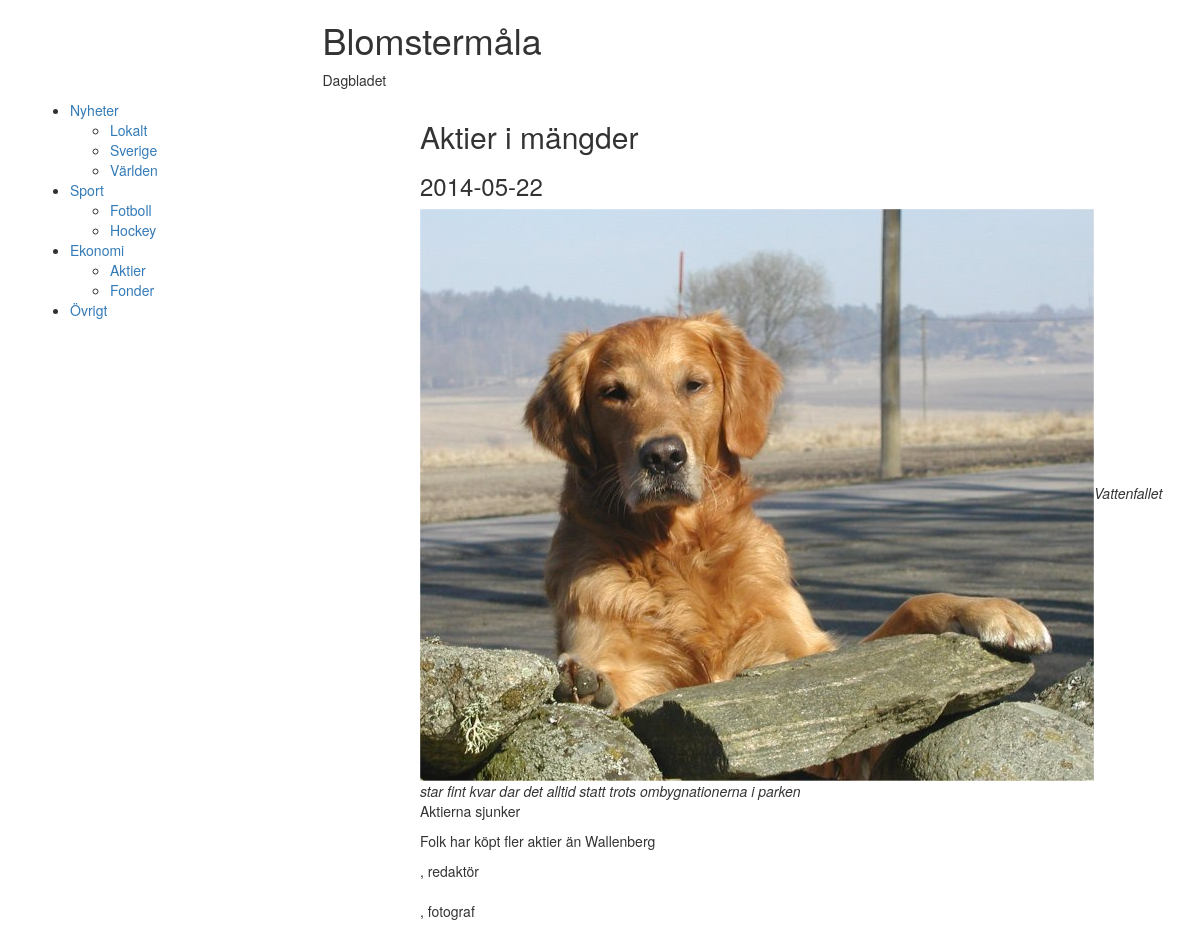
The app's page /Article.php?ArtID=4 with its own data.
### tables this page shows
create table Sub_Category
(SubCategoryID     int NOT NULL AUTO_INCREMENT,
 SubCategoryname	varchar(50),
 CategoryID			int NOT NULL,
 primary key (SubCategoryID),
 foreign key (CategoryID) references Category(CategoryID));

create table Category
(CategoryID     int NOT NULL AUTO_INCREMENT,
 Categoryname	varchar(50),
 primary key (CategoryID));

create table Article
(Title			varchar(100),
 Preamble     		varchar(200),
 Content     		text,
 Date			date,
 ArticleID		int NOT NULL AUTO_INCREMENT,
 SubCategoryID	int NOT NULL,
 primary key (ArticleID),
 foreign key (SubCategoryID) references Sub_Category(SubCategoryID));

create table Picture_Article_Relation
(ArticleID		int,
PictureID			int,
PictureText		varchar(200),
primary key (ArticleID, PictureID),
foreign key (ArticleID) references Article(ArticleID)
	on delete cascade
	on update cascade,
foreign key (PictureID) references Picture(PictureID));

create table Picture
(Height		int,
Width		int,
AltText		varchar(100),
PictureID		int AUTO_INCREMENT,
UserID	int,
Address		varchar(100),
primary key (PictureID),
foreign key (UserID) references User(UserID));

### Article.php (the view, shortened to what this page needs)
<?php
  include('db.php');
?>
<!DOCTYPE html>
<html>
  <head>
   <link href="css/bootstrap.min.css" rel="stylesheet">
  </head>
	<body>
	<div class="container">
	<div class="row">
	<div class="col-md-6 col-md-offset-3">
		<h1>Blomstermåla</h1>
		<p>Dagbladet</p>
		</div>
	</div>
	<div class="row">
	<div class="col-md-4">
	<?php
    $sql = "select Category.CategoryID, Categoryname, SubCategoryname, SubCategoryID from Category left join Sub_Category on Sub_Category.CategoryID=Category.CategoryID order by Category.CategoryID";
    $result = mysqli_query($link, $sql);
$owner = "";
echo("<ul>\n");
while ($row = mysqli_fetch_array($result))
{
	if (($row[1]!=$owner) && ($owner!="")){
			echo("\t</ul>\n</li>\n");
		}
	if ($row[1]!=$owner){
		echo('<li><a href="index.php?cat='.$row[0].'&sub_cat=0">'.$row[1]."</a>\n\t<ul>\n");
		$owner=$row[1];
	}
	if($row[2]!=null){
		echo('<li><a href="index.php?cat='.$row[0].'&sub_cat='.$row[3].'">'.$row[2].'</a></li>');
	}
}
echo("\t</ul>\n</li>\n");
echo("</ul>\n");
?>
  </div>
	<div class="col-md-8">
		<?php
$ArtID = $_GET['ArtID'];
$sql = "select Article.ArticleID, Article.Title, Article.Preamble, Article.Content, Article.Date from Article where ArticleID='$ArtID'";
$result = mysqli_query($link, $sql);
$row = mysqli_fetch_array($result);
$sql = "select Picture_Article_Relation.PictureID, Picture_Article_Relation.PictureText, Picture.AltText, Picture.Address, User.Name from Picture_Article_Relation left join Picture on Picture_Article_Relation.PictureID=Picture.PictureID left join User on Picture.UserID=User.UserID where ArticleID='$ArtID'";
$result = mysqli_query($link, $sql);
$row1 = mysqli_fetch_array($result);
echo('<h2>'.$row[1].'</h2>');
echo('<h3>'.$row[4].'</h3>');
echo('<div class="Picturefloat">');
echo('<img src="'.$row1[3].'" alt="'.$row1[2].'" />');
echo('<cite>'.$row1[1].'</cite>');
echo('</div>');
echo('<p class"Preamble">'.$row[2].'</p><p>'.$row[3].'</p>');
$sql = "select Owner.UserID, User.Name from Owner left join User on Owner.UserID=User.UserID where ArticleID='$ArtID'";
$result = mysqli_query($link, $sql);
while ($row2 = mysqli_fetch_array($result))
{
echo('<address>'.$row2[1].', redaktör</address>');
}
if ($row1 == null)
{
}
else
{
echo('<address>'.$row1[4].', fotograf</address>');
}
?>
	</div>
	</div>
</div>
	</body>
</html>

### records on screen
sub_category: CategoryID.Categoryname "Nyheter", SubCategoryname "Lokalt"
sub_category: SubCategoryname "Sverige"
sub_category: SubCategoryname "Världen"
sub_category: CategoryID.Categoryname "Sport", SubCategoryname "Fotboll"
sub_category: SubCategoryname "Hockey"
sub_category: CategoryID.Categoryname "Ekonomi", SubCategoryname "Aktier"
sub_category: SubCategoryname "Fonder"
category: Categoryname "Övrigt"
article: Title "Aktier i mängder", Date "2014-05-22", Preamble "Aktierna sjunker", Content "Folk har köpt fler aktier än Wallenberg"
picture_article_relation: PictureID.Address (picture), PictureText "Vattenfallet star fint kvar dar det alltid statt trots ombygnationerna i parken"
